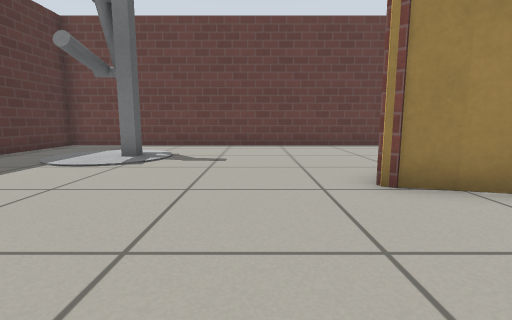
[1] (above)

22 first-person views from a walk through a world built for the Gazebo simulator. The camera is 0.5 m above the floor, tilts 8° down and sees 85° across. The floor is counted in squares, 0.5 m on a side. Each view is taken from the middle of a square. On the plan, view 1 faces up. The plan holds only what a view shows up to about 11 squares ahead; the rest is blank. Robots are left out. Gazebo's built-in surfaces are drawn with simple patterns. Some stock models are drawn as simple stand-ins. Some surface patterns are stand-ins.

[2]
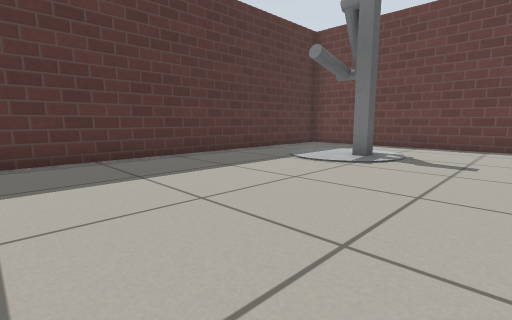

[3]
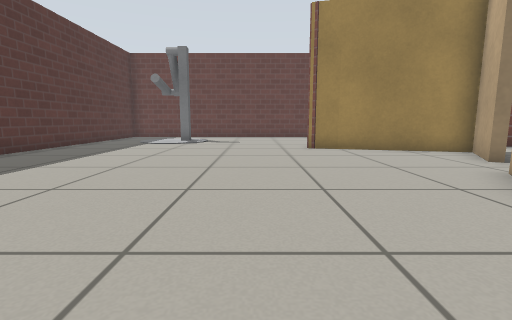

[4]
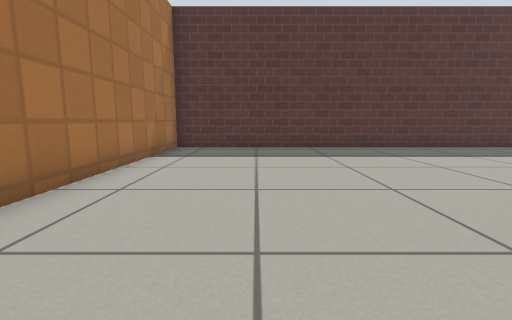

[5]
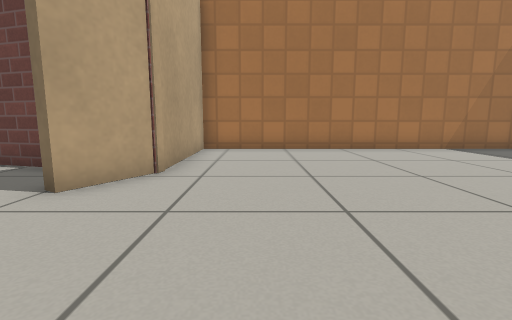

[6]
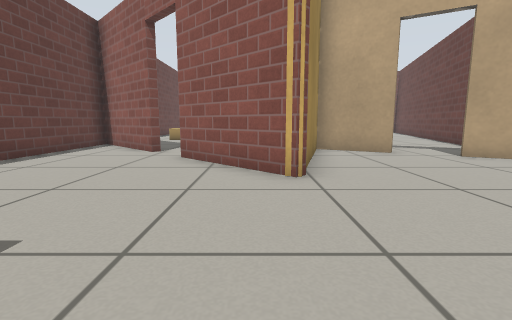

[7]
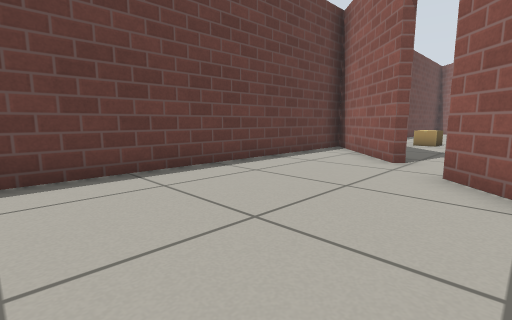

[8]
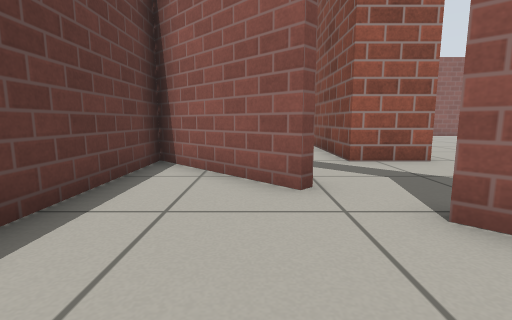

[9]
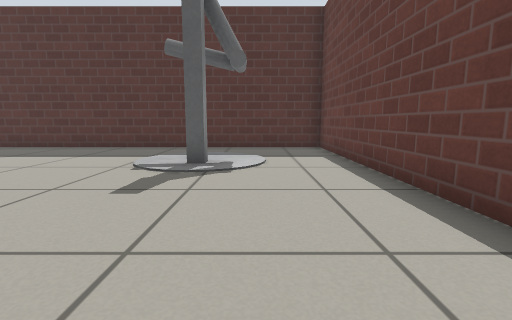

[10]
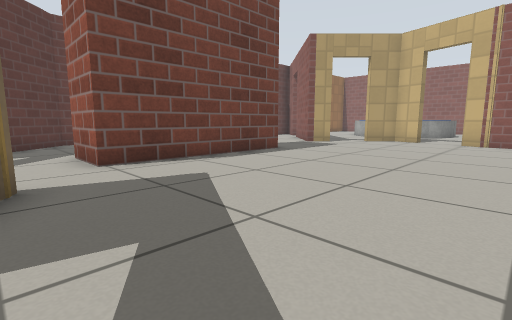

[11]
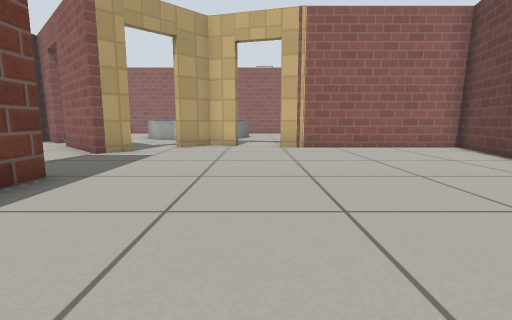

[12]
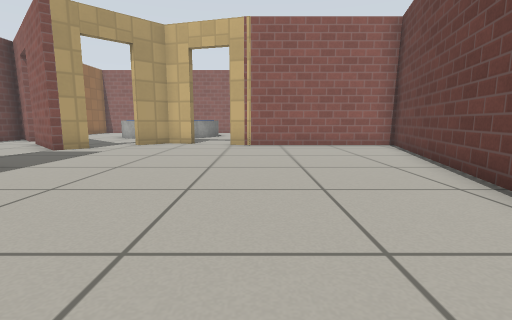

[13]
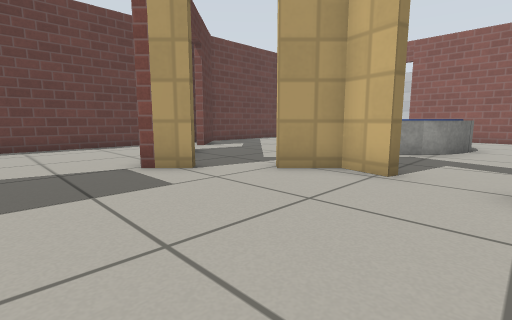

[14]
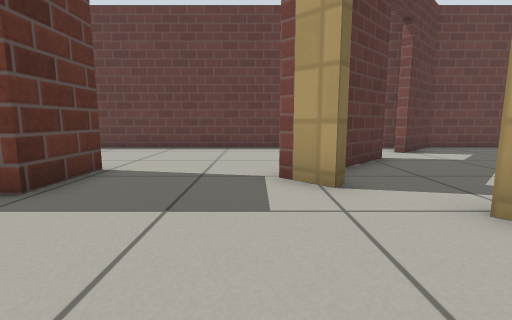

[15]
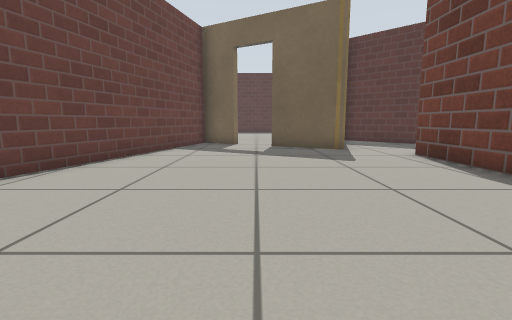

[16]
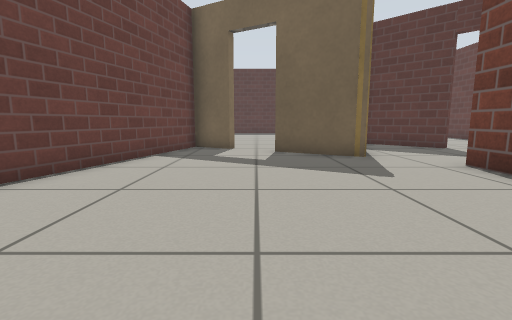

[17]
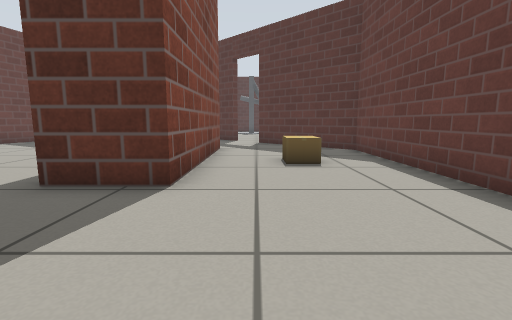

[18]
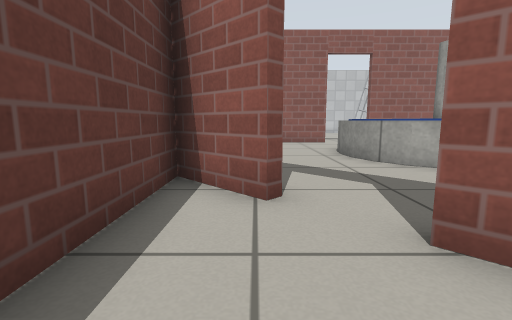

[19]
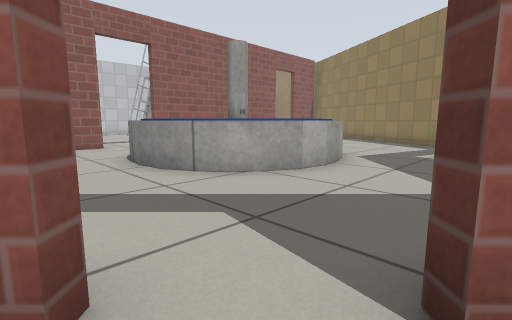

[20]
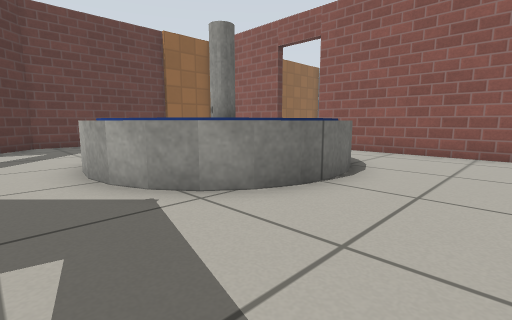

[21]
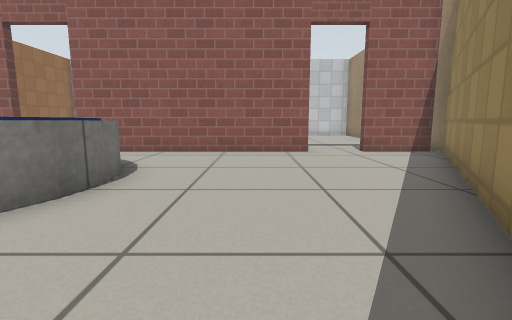

[22]
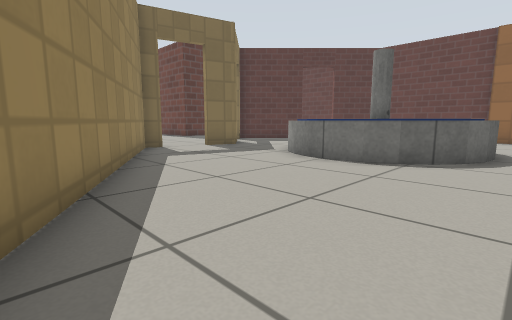

### Floor plan
Key: @ floor where view 1 was taken; # wall or solid block; . floor; D open door; B brick block; C cardboard box; F fountain; O other object.
Columns run from 8 left of view 1 to 34 right of it. Each row starts with its distance up from view 1.
 11 ####################################
 10 #..............##...C.........##...
  9 #...O.........##....CC.......#D........
  8 #..OOO........D.............##..........#
  7 #..OO.......#D...BBBBBB....##....FFFF ..#
  6 #..........##....B     B...#.....FF    .D
  5 #.........##.....BBBBBBB...DD...FF FF  .D
  4 #.........####..............D#..FF FF F.#
  3 #............###.............##..F   FF.#
  2 #.............##.............##..FFFFF..#
  1 #.............D..............D.....F....#
  0 #.......@....DD..............D..........#
 -1 #............D.............. ##.........#
 -2 #...........##.............. ####.......#
 -3 #...........#####...........#   ##......D..
 -4 #...........#   #####.......#    ###....D..
 -5 #...........#       #####...#      ###..#..
 -6 #...........#           #####        ####
 -7 #############                          ###

Positions as (right, up) in squares from view 1, and headings:
1: (0, 0), facing up
2: (0, 0), facing up-left
3: (0, -6), facing up
4: (3, -4), facing left
5: (2, 3), facing down
6: (-3, 5), facing right
7: (-1, 6), facing up-right
8: (2, 9), facing right
9: (3, 9), facing left
10: (7, -2), facing up-right
11: (10, 1), facing right
12: (9, -1), facing right
13: (16, 0), facing up-right
14: (18, 1), facing up
15: (17, 0), facing left
16: (15, 0), facing left
17: (19, 8), facing left
18: (19, 10), facing right
19: (21, 10), facing down-right
20: (23, -1), facing up-right
21: (23, -1), facing right
22: (31, -5), facing up-left
